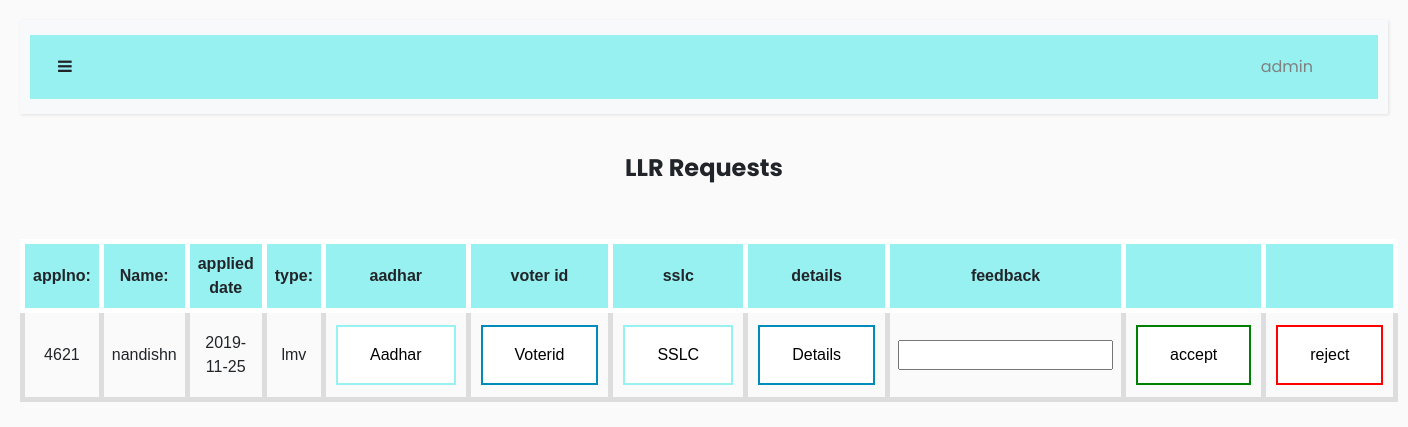
The app's page /adminllr (signed in) with its own data.
### tables this page shows
CREATE TABLE "llr" (
	`applno`	INTEGER NOT NULL PRIMARY KEY AUTOINCREMENT,
	`firstname`	TEXT,
	`lastname`	TEXT,
	`fathername`	TEXT,
	`email`	TEXT,
	`address`	TEXT,
	`pincode`	INTEGER,
	`city`	TEXT,
	`district`	TEXT,
	`state`	TEXT,
	`country`	TEXT,
	`dob`	TEXT,
	`age`	INTEGER,
	`gender`	TEXT,
	`phone`	INTEGER,
	`bloodgroup`	TEXT,
	`currentdate`	TEXT,
	`expirydate`	TEXT,
	`status`	TEXT,
	`type`	TEXT,
	`rto`	TEXT,
	`feedback`	TEXT,
	`llrno`	TEXT,
	`admindate`	TEXT
);

### login.py (the view)
@app.route('/adminllr',methods=['GET','POST'])
def adminllr():
    with sqlite3.connect('r.db') as con:
            cur=con.cursor()
            try:
                if(cur.execute("SELECT firstname,email,age,city,gender,currentdate,type,applno FROM llr WHERE status=?",("pending",))):
                    data=cur.fetchall()
                    return render_template('adminllr.html',data=data)
                else:
                    flash("no user requests","warning")
                    return render_template('empdashboard.html')
            except:
                flash("no user requests","warning")
                return render_template('empdashboard.html')

### templates/adminllr.html (shortened to what this page needs)
{% extends "layout.html" %}
{% block body %}
<center><h4><b>LLR Requests</b></h4><br><br>
{%if data%}
    <table>
        <tr>
            <th>applno:</th>
           <th>Name:</th>
            <th>applied date</th>
            <th>type:</th>
            <th>aadhar</th>
            <th>voter id</th>
            <th>sslc</th>
            <th>details</th>
            <th>feedback</th>
            <th> </th>
            <th> </th>
        </tr>
        {% for row in data %}
        <form method=post  action="/edit/{{ row[1] }}">
        <tr>
            <td>{{row[7]}}</td>
            <td>{{row[0]}}</td>
            <td>{{row[5]}}</td>
            <td>{{row[6]}}</td>
            <td><a href="/aadhar/{{ row[1] }}"><button type="button" class="button button1">Aadhar</button></a></td>
            <td><a href="/voterid/{{ row[1] }}"><button type="button" class="button button2">Voterid</button></a></td>
            <td><a href="/sslc/{{ row[1] }}"><button type="button" class="button button1">SSLC</button></a></td>
            <td><a href="/details/{{ row[1] }}"><button type="button" class="button button2">Details</button></a></td>
            <td><input type="text" name="feedback"></td>
            <td><input type="submit" name="action" class="button button3" value="accept"></td>
            <td><input type="submit" name="action" class="button button4" value="reject"></td>
        </tr>
    </form>
{% endfor %}
    </table>
{%else%}
<center>
    <br><br>
    <p> No Requests for LLR</p>
</center>
        {%endif%}
{% endblock%}

### templates/navbar.html (style rules this page uses)
body { font-family: 'Poppins', sans-serif; background: #fafafa; }
a, a:hover, a:focus { color: inherit; text-decoration: none; transition: all 0.3s; }

### templates/adminllr.html (style rules this page uses)
.button { background-color: rgb(151, 241, 241); border: none; color: white; padding: 16px 32px; text-align: center; text-decoration: none; display: inline-block; font-size: 16px; margin: 4px 2px; -webkit-transition-duration: 0.4s; transition-duration: 0.4s; cursor: pointer; }
.button1 { background-color: white; color: black; border: 2px solid rgb(151, 241, 241); }
table { font-family: arial, sans-serif; border-collapse: collapse; width: 100%; }
th { border: 5px solid white; text-align: center; background-color: rgb(151, 241, 241); padding: 8px; }
td { border: 5px solid #dddddd; text-align: center; padding: 8px; }

### templates/layout.html (style rules this page uses)
.button { background-color: rgb(151, 241, 241); border: none; color: white; padding: 16px 32px; text-align: center; text-decoration: none; display: inline-block; font-size: 16px; margin: 4px 2px; -webkit-transition-duration: 0.4s; transition-duration: 0.4s; cursor: pointer; }
.button1 { background-color: white; color: black; border: 2px solid rgb(151, 241, 241); }
.button2 { background-color: white; color: black; border: 2px solid #008CBA; }
.button3 { background-color: white; color: black; border: 2px solid green; }
.button4 { background-color: white; color: black; border: 2px solid red; }

### records on screen
llr: applno "4621", firstname "nandishn", currentdate "2019-11-25", type "lmv"

### other values on screen
{{ session.get('logname') }} "admin"
